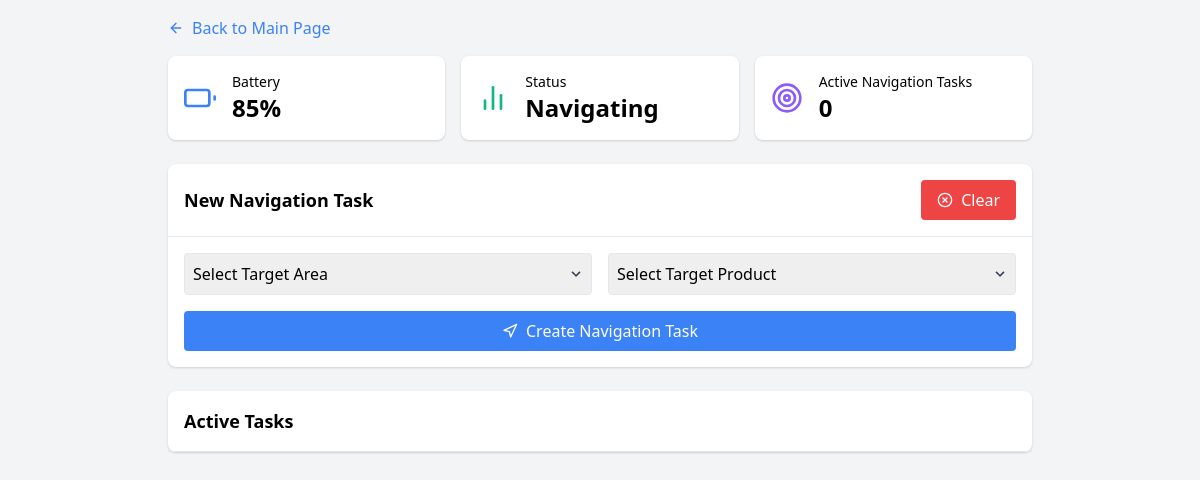
Page /navigation on the earlier database version.
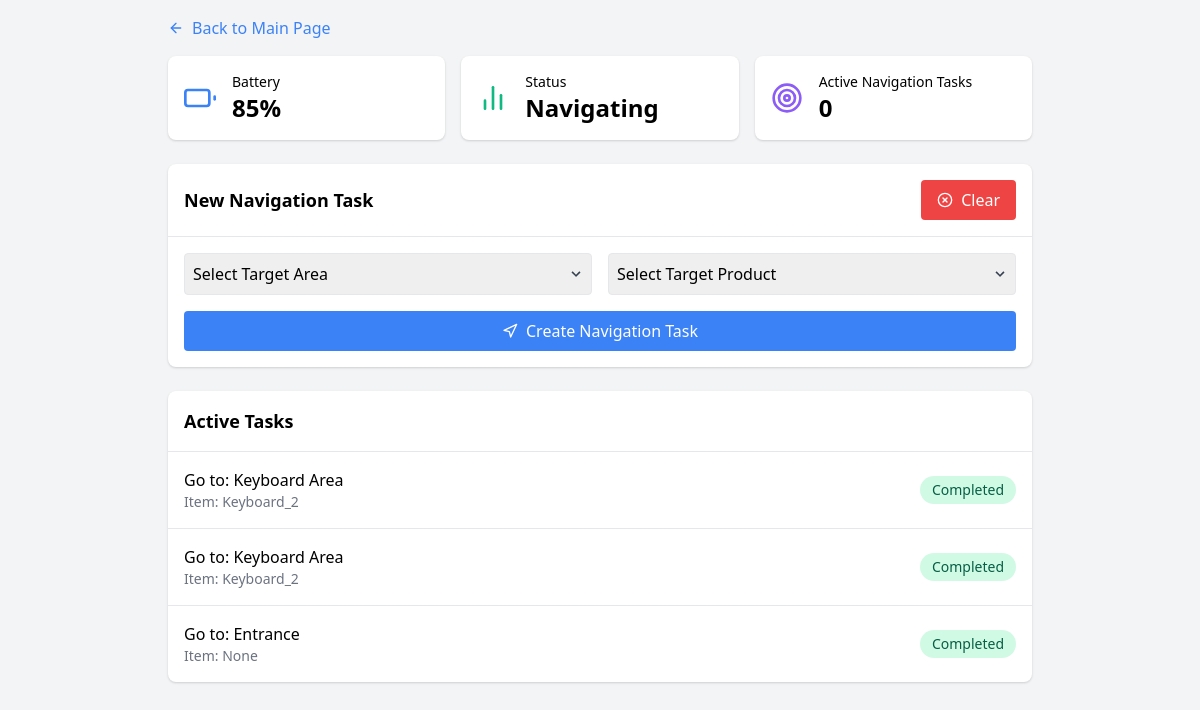
Same page on the later database version.
### ui.py (models this page shows)
class Navigation(db.Model):
    id = db.Column(db.Integer, primary_key=True)
    target_area = db.Column(db.String(100), nullable=False)
    target_product = db.Column(db.String(200), nullable=False)
    status = db.Column(db.String(20), default='Queued')
    created_at = db.Column(db.DateTime, default=datetime.utcnow)

### ui.py (the view)
@app.route('/navigation')
def navigation():
    navigation_tasks = Navigation.query.all()
    robot_status = get_robot_status()
    robot_status['active_tasks'] = get_active_count(Navigation)
    robot_status['status'] = "Navigating"
    return render_template('navigation.html',
                         tasks=navigation_tasks,
                         robot_status=robot_status,
                         page_type="navigation")

### ui.py (called while the page is built)
def get_robot_status():
    return {
        'battery_level': 85,
    }

def get_active_count(model):
    return model.query.filter_by(status='In Progress').count()

### templates/navigation.html (shortened to what this page needs)
{% extends "base.html" %}
{% from 'components.html' import status_cards %}
{% block content %}
<div class="p-4 max-w-4xl mx-auto">
    <a href="{{ url_for('home') }}" class="inline-flex items-center mb-4 text-blue-500 hover:text-blue-700">
        <i data-feather="arrow-left" class="w-4 h-4 mr-2"></i>
        Back to Main Page
    </a>
    {{ status_cards(robot_status, 'navigation') }}
    <div class="bg-white rounded-lg shadow mb-6">
        <div class="p-4 border-b flex justify-between items-center">
            <h2 class="text-lg font-semibold">New Navigation Task</h2>
            <button id="clear-button"
                    class="bg-red-500 text-white py-2 px-4 rounded flex items-center hover:bg-red-600">
                <i data-feather="x-circle" class="w-4 h-4 mr-2"></i>
                Clear
            </button>
        </div>
        <div class="p-4">
            <form id="taskForm" class="grid grid-cols-1 md:grid-cols-2 gap-4" data-type="navigation">
                <div class="relative">
                    <select id="target_area"
                            name="target_area"
                            class="border rounded p-2 w-full appearance-none"
                            required>
                        <option value="" disabled selected>Select Target Area</option>
                    </select>
                    <div class="pointer-events-none absolute inset-y-0 right-0 flex items-center px-2 text-gray-700">
                    </div>
                </div>
                <div class="relative">
                    <select id="target_product"
                            name="target_product"
                            class="border rounded p-2 w-full appearance-none"
                            required>
                        <option value="" disabled selected>Select Target Product</option>
                    </select>
                    <div class="pointer-events-none absolute inset-y-0 right-0 flex items-center px-2 text-gray-700">
                    </div>
                </div>
                <button type="submit"
                        class="bg-blue-500 text-white rounded p-2 flex items-center justify-center md:col-span-2">
                    <i data-feather="navigation" class="w-4 h-4 mr-2"></i>
                    Create Navigation Task
                </button>
            </form>
        </div>
    </div>
    <div class="bg-white rounded-lg shadow">
        <div class="p-4 border-b">
            <h2 class="text-lg font-semibold">Active Tasks</h2>
                </div>
        <div class="divide-y" id="tasksList">
            {% for task in tasks %}
            <div class="p-4 flex items-center justify-between" id="task-{{ task.id }}">
                <div>
                    <div class="font-medium">
                        Go to: {{ task.target_area }}
                    </div>
                    <div class="text-sm text-gray-500">Item: {{ task.target_product }}</div>
                </div>
                <div class="flex items-center space-x-4">
                    <span class="px-3 py-1 rounded-full text-sm
                        {% if task.status == 'In Progress' %}
                            bg-blue-100 text-blue-800
                        {% elif task.status == 'Completed' %}
                            bg-green-100 text-green-800
                        {% else %}
                            bg-gray-100 text-gray-800
                        {% endif %}">
                        {{ task.status }}
                    </span>
                </div>
            </div>
            {% endfor %}
        </div>
    </div>
</div>
{% endblock %}

### templates/base.html (shortened to what this page needs)
<!DOCTYPE html>
<html lang="en">
<head>
    <link href="https://cdnjs.cloudflare.com/ajax/libs/tailwindcss/2.2.19/tailwind.min.css" rel="stylesheet">
    <link href="{{ url_for('static', filename='css/task_completion.css') }}" rel="stylesheet">
</head>
<body class="bg-gray-100">
    {% block content %}{% endblock %}
</body>
</html>

### templates/components.html
{% macro status_cards(robot_status, page_type) %}
<div class="grid grid-cols-1 md:grid-cols-3 gap-4 mb-6">
    <div class="bg-white rounded-lg shadow p-4">
        <div class="flex items-center space-x-4">
            <i data-feather="battery" class="text-blue-500 w-8 h-8"></i>
            <div>
                <div class="text-sm font-medium">Battery</div>
                <div class="text-2xl font-bold">{{ robot_status.battery_level }}%</div>
            </div>
        </div>
    </div>
    <div class="bg-white rounded-lg shadow p-4">
        <div class="flex items-center space-x-4">
            <i data-feather="bar-chart-2" class="text-green-500 w-8 h-8"></i>
            <div>
                <div class="text-sm font-medium">Status</div>
                <div class="text-2xl font-bold">{{ robot_status.status }}</div>
            </div>
        </div>
    </div>
    <div class="bg-white rounded-lg shadow p-4">
        <div class="flex items-center space-x-4">
            <i data-feather="target" class="text-purple-500 w-8 h-8"></i>
            <div>
                <div class="text-sm font-medium">
                    {% if page_type == 'restock' %}
                        Active Deliveries
                    {% else %}
                        Active Navigation Tasks
                    {% endif %}
                </div>
                <div class="text-2xl font-bold" id="activeTasks">{{ robot_status.active_tasks }}</div>
            </div>
        </div>
    </div>
</div>
{% endmacro %}

Differences in the rows shown:
added Navigation: target_area "Keyboard Area", target_product "Keyboard_2", status "Completed"
added Navigation: target_area "Keyboard Area", target_product "Keyboard_2", status "Completed"
added Navigation: target_area "Entrance", target_product "None", status "Completed"
